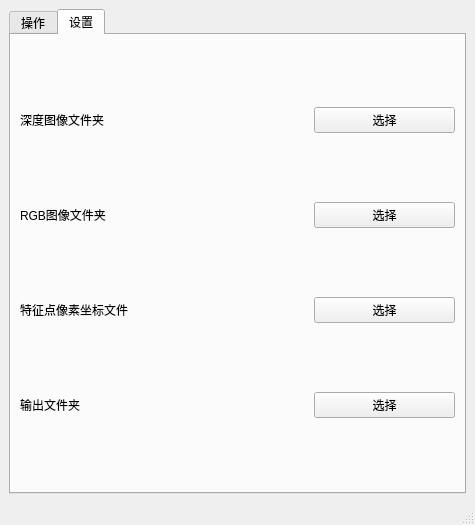
<?xml version="1.0" encoding="UTF-8"?>
<ui version="4.0">
 <class>MainWindow</class>
 <widget class="QMainWindow" name="MainWindow">
  <property name="geometry">
   <rect>
    <x>0</x>
    <y>0</y>
    <width>475</width>
    <height>525</height>
   </rect>
  </property>
  <property name="windowTitle">
   <string>MainWindow</string>
  </property>
  <widget class="QWidget" name="centralwidget">
   <layout class="QGridLayout" name="gridLayout">
    <item row="0" column="0">
     <widget class="QTabWidget" name="tabWidget">
      <property name="currentIndex">
       <number>1</number>
      </property>
      <widget class="QWidget" name="tab">
       <property name="contextMenuPolicy">
        <enum>Qt::DefaultContextMenu</enum>
       </property>
       <property name="accessibleName">
        <string/>
       </property>
       <attribute name="title">
        <string>操作</string>
       </attribute>
       <layout class="QHBoxLayout" name="horizontalLayout_3">
        <item>
         <layout class="QHBoxLayout" name="horizontalLayout_4">
          <item>
           <layout class="QVBoxLayout" name="verticalLayout">
            <item>
             <layout class="QVBoxLayout" name="verticalLayout_2">
              <item>
               <widget class="QCheckBox" name="landmark_check">
                <property name="text">
                 <string>显示面部特征点</string>
                </property>
               </widget>
              </item>
              <item>
               <widget class="QCheckBox" name="line_check">
                <property name="text">
                 <string>显示面部识别框</string>
                </property>
               </widget>
              </item>
              <item>
               <widget class="QCheckBox" name="xyz_check">
                <property name="text">
                 <string>显示面部坐标系</string>
                </property>
               </widget>
              </item>
              <item>
               <layout class="QVBoxLayout" name="verticalLayout_4">
                <item>
                 <widget class="QLabel" name="label">
                  <property name="text">
                   <string>视频来源</string>
                  </property>
                 </widget>
                </item>
                <item>
                 <widget class="QRadioButton" name="importButton">
                  <property name="text">
                   <string>读取图片</string>
                  </property>
                  <attribute name="buttonGroup">
                   <string notr="true">buttonGroup</string>
                  </attribute>
                 </widget>
                </item>
                <item>
                 <widget class="QRadioButton" name="readButton">
                  <property name="text">
                   <string>实时采集</string>
                  </property>
                  <attribute name="buttonGroup">
                   <string notr="true">buttonGroup</string>
                  </attribute>
                 </widget>
                </item>
               </layout>
              </item>
             </layout>
            </item>
            <item>
             <widget class="QPushButton" name="OnButton">
              <property name="text">
               <string>开始录制</string>
              </property>
             </widget>
            </item>
            <item>
             <widget class="QPushButton" name="OffButton">
              <property name="text">
               <string>结束录制</string>
              </property>
             </widget>
            </item>
           </layout>
          </item>
          <item>
           <layout class="QVBoxLayout" name="verticalLayout_3">
            <property name="rightMargin">
             <number>15</number>
            </property>
            <item>
             <layout class="QHBoxLayout" name="horizontalLayout">
              <item>
               <widget class="QLabel" name="RGB_image">
                <property name="text">
                 <string/>
                </property>
               </widget>
              </item>
             </layout>
            </item>
            <item>
             <widget class="Line" name="line_2">
              <property name="orientation">
               <enum>Qt::Horizontal</enum>
              </property>
             </widget>
            </item>
            <item>
             <layout class="QHBoxLayout" name="horizontalLayout_2">
              <item>
               <widget class="QLabel" name="depth_image">
                <property name="text">
                 <string/>
                </property>
               </widget>
              </item>
             </layout>
            </item>
            <item>
             <widget class="QSlider" name="slider">
              <property name="orientation">
               <enum>Qt::Horizontal</enum>
              </property>
             </widget>
            </item>
           </layout>
          </item>
         </layout>
        </item>
       </layout>
      </widget>
      <widget class="QWidget" name="tab_2">
       <attribute name="title">
        <string>设置</string>
       </attribute>
       <layout class="QVBoxLayout" name="verticalLayout_5">
        <item>
         <layout class="QHBoxLayout" name="horizontalLayout_5">
          <item>
           <widget class="QLabel" name="label_9">
            <property name="text">
             <string>深度图像文件夹</string>
            </property>
           </widget>
          </item>
          <item>
           <widget class="QLabel" name="depth_path">
            <property name="text">
             <string/>
            </property>
            <property name="scaledContents">
             <bool>false</bool>
            </property>
           </widget>
          </item>
          <item>
           <widget class="QPushButton" name="depth_select">
            <property name="text">
             <string>选择</string>
            </property>
           </widget>
          </item>
         </layout>
        </item>
        <item>
         <layout class="QHBoxLayout" name="horizontalLayout_6">
          <item>
           <widget class="QLabel" name="label_5">
            <property name="text">
             <string>RGB图像文件夹</string>
            </property>
           </widget>
          </item>
          <item>
           <widget class="QLabel" name="RGB_path">
            <property name="text">
             <string/>
            </property>
            <property name="scaledContents">
             <bool>false</bool>
            </property>
           </widget>
          </item>
          <item>
           <widget class="QPushButton" name="RGB_select">
            <property name="text">
             <string>选择</string>
            </property>
           </widget>
          </item>
         </layout>
        </item>
        <item>
         <layout class="QHBoxLayout" name="horizontalLayout_7">
          <item>
           <widget class="QLabel" name="label_6">
            <property name="text">
             <string>特征点像素坐标文件</string>
            </property>
           </widget>
          </item>
          <item>
           <widget class="QLabel" name="xyz_path">
            <property name="text">
             <string/>
            </property>
            <property name="scaledContents">
             <bool>false</bool>
            </property>
           </widget>
          </item>
          <item>
           <widget class="QPushButton" name="xyz_select">
            <property name="text">
             <string>选择</string>
            </property>
           </widget>
          </item>
         </layout>
        </item>
        <item>
         <layout class="QHBoxLayout" name="horizontalLayout_8">
          <item>
           <widget class="QLabel" name="label_10">
            <property name="text">
             <string>输出文件夹</string>
            </property>
           </widget>
          </item>
          <item>
           <widget class="QLabel" name="result_path">
            <property name="text">
             <string/>
            </property>
            <property name="scaledContents">
             <bool>false</bool>
            </property>
           </widget>
          </item>
          <item>
           <widget class="QPushButton" name="result_select">
            <property name="text">
             <string>选择</string>
            </property>
           </widget>
          </item>
         </layout>
        </item>
       </layout>
      </widget>
     </widget>
    </item>
   </layout>
  </widget>
  <widget class="QMenuBar" name="menubar">
   <property name="geometry">
    <rect>
     <x>0</x>
     <y>0</y>
     <width>475</width>
     <height>22</height>
    </rect>
   </property>
  </widget>
  <widget class="QStatusBar" name="statusbar"/>
 </widget>
 <resources/>
 <connections/>
 <buttongroups>
  <buttongroup name="buttonGroup"/>
 </buttongroups>
</ui>
